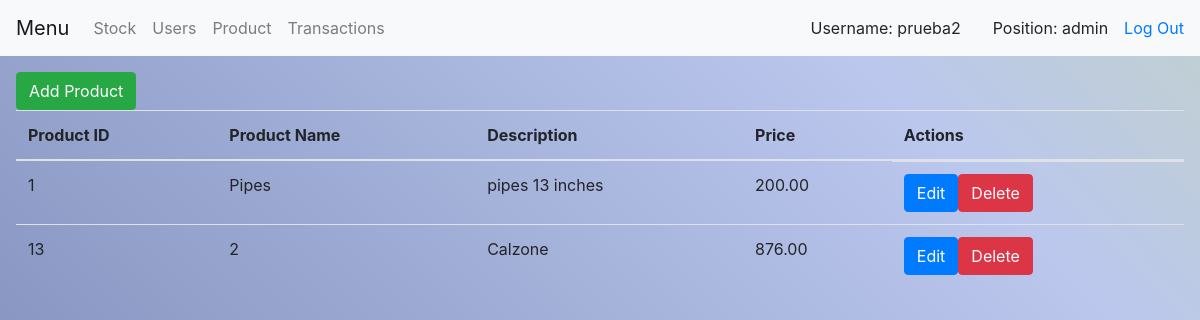
The app's page /NebulaWarehouse/Product.php (signed in) with its own data.
### tables this page shows
CREATE TABLE `Products` (
  `product_id` int(11) NOT NULL,
  `product_name` varchar(255) DEFAULT NULL,
  `description` text DEFAULT NULL,
  `price` decimal(10,2) DEFAULT NULL
);

### NebulaWarehouse/Product.cls.php (called while the page is built, shortened)
<?php
class Product{
    private $product_id;
    private $product_name;
    private $description;
    private $price;
    function __construct($product_id=null,$product_name=null,$description=null,$price=null){
        $this->product_id=$product_id;
        $this->product_name=$product_name;
        $this->description=$description;
        $this->price=$price;
    }
    public function getAllProducts($connection){
        $counter=0;
        $sqlStmt="Select * from Products";
        foreach ($connection->query($sqlStmt)as $oneRow){
            $product= new Product();
            $product->setProduct_id($oneRow["product_id"]);
            $product->setProduct_name($oneRow["product_name"]);
            $product->setDescription($oneRow["description"]);
            $product->setPrice($oneRow["price"]);
            $arrproducts[$counter++]=$product;
        }
        return $arrproducts ;
    }
    public function getProduct_id()
    {
        return $this->product_id;
    }
    public function getProduct_name()
    {
        return $this->product_name;
    }
    public function getDescription()
    {
        return $this->description;
    }
    public function getPrice()
    {
        return $this->price;
    }
    public function setProduct_id($product_id)
    {
        $this->product_id = $product_id;
    }
    public function setProduct_name($product_name)
    {
        $this->product_name = $product_name;
    }
    public function setDescription($description)
    {
        $this->description = $description;
    }
    public function setPrice($price)
    {
        $this->price = $price;
    }
}

### NebulaWarehouse/Product.php (the view, shortened to what this page needs)
<?php
require_once 'Product.cls.php';
global $connection;
$product = new Product();
$products = $product->getAllProducts($connection);
include_once 'Menu.php';
?>
<!DOCTYPE html>
<html lang="en">
<head>
    <link rel="stylesheet" href="https://maxcdn.bootstrapcdn.com/bootstrap/4.0.0/css/bootstrap.min.css">
    <link rel="stylesheet" href="/NebulaWarehouse/style.css">
</head>
<body>
    <div class="p-3">
        <button class="btn btn-success" onclick="location.href='add-product.php'">Add Product</button>
        <table class="table">
          <thead>
            <tr>
              <th>Product ID</th>
              <th>Product Name</th>
              <th>Description</th>
              <th>Price</th>
              <th>Actions</th>
            </tr>
          </thead>
          <tbody>
            <?php foreach ($products as $product) { ?>
              <tr>
                <td><?= $product->getProduct_id(); ?></td>
                <td><?= $product->getProduct_name(); ?></td>
                <td><?= $product->getDescription(); ?></td>
                <td><?= $product->getPrice(); ?></td>
                <td class="d-flex flex-row">
                  <a href="edit-products.php?id=<?= $product->getProduct_id() ?>" class="btn btn-primary">Edit</a>
                  <form method="post">
                      <button type="submit" name="delete<?= $product->getProduct_id() ?>" class="btn btn-danger delete-product">Delete</button>
                  </form>
                </td>
              </tr>
            <?php } ?>
          </tbody>
        </table>
    </div>
</body>
</html>

### NebulaWarehouse/style.css (style rules this page uses)
body { background: linear-gradient(45deg, rgb(170, 225, 186),rgb(238, 173, 149), rgb(127, 142, 186), rgb(187, 199, 237), rgb(205, 230, 138), rgb(170, 225, 186),rgb(238, 173, 149)); background-size: 400% 400%; animation: gradient 15s ease infinite ; height: 100vh; min-width: 100vw; width: 100vw; z-index: -1; }
body::before { filter: blur(64px); }

### records on screen
products: product_id "1", product_name "Pipes", description "pipes 13 inches", price "200.00"
products: product_id "13", product_name "2", description "Calzone", price "876.00"
